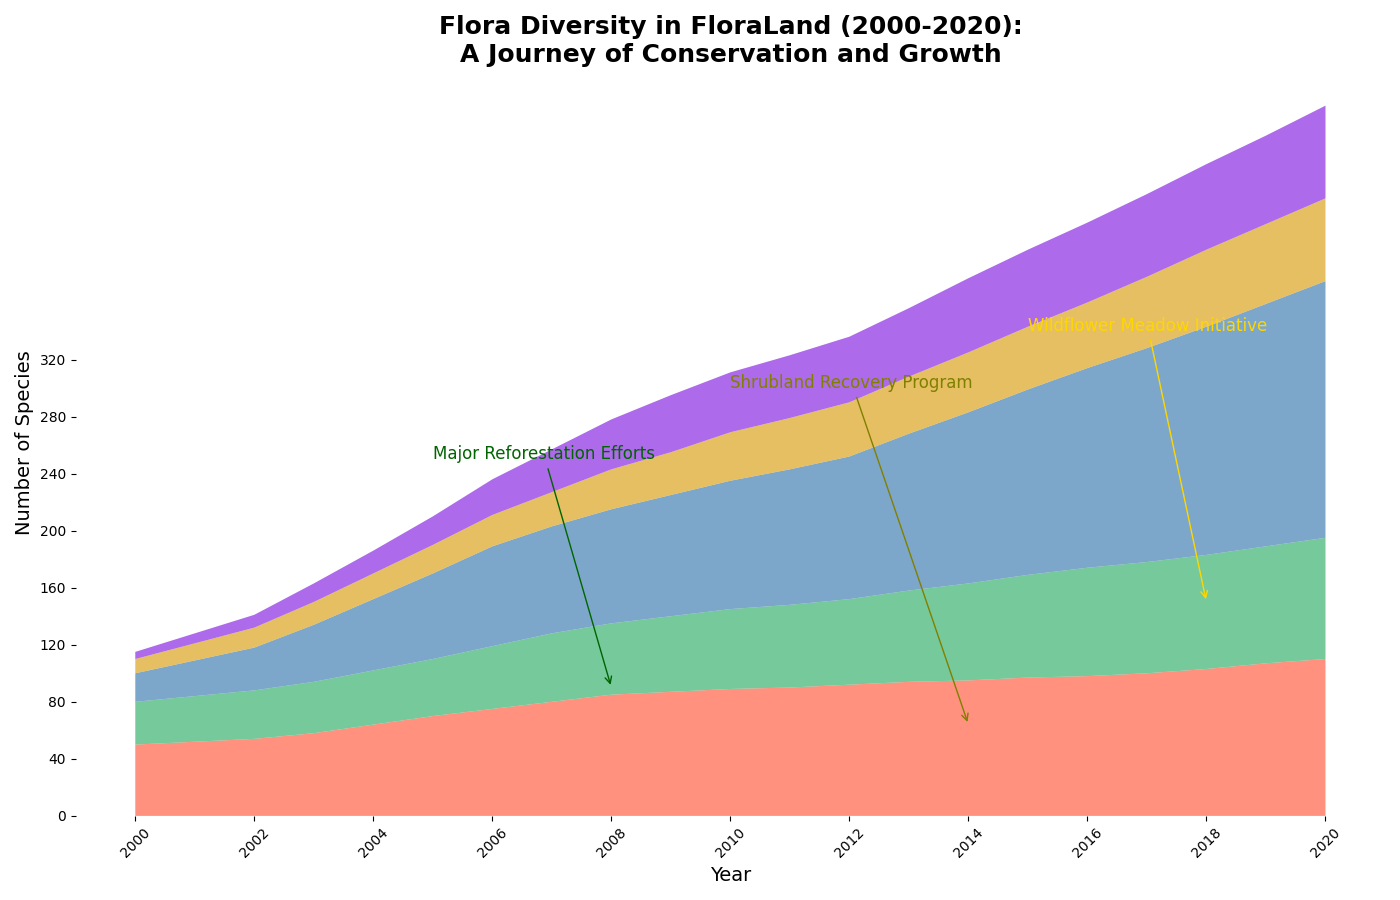

The Python source for this figure:
import matplotlib.pyplot as plt
import numpy as np

years = np.arange(2000, 2021)

trees = np.array([50, 52, 54, 58, 64, 70, 75, 80, 85, 87, 89, 90, 92, 94, 95, 97, 98, 100, 103, 107, 110])
shrubs = np.array([30, 32, 34, 36, 38, 40, 44, 48, 50, 53, 56, 58, 60, 64, 68, 72, 76, 78, 80, 82, 85])
wildflowers = np.array([20, 25, 30, 40, 50, 60, 70, 75, 80, 85, 90, 95, 100, 110, 120, 130, 140, 150, 160, 170, 180])
ferns = np.array([10, 12, 14, 16, 18, 20, 22, 24, 28, 30, 34, 36, 38, 40, 42, 44, 46, 50, 54, 56, 58])
grasses = np.array([5, 7, 9, 13, 16, 20, 25, 30, 35, 40, 42, 44, 46, 48, 52, 54, 56, 58, 60, 62, 65])

flora_data = np.vstack([trees, shrubs, wildflowers, ferns, grasses])

fig, ax = plt.subplots(figsize=(14, 9))

ax.stackplot(years, flora_data, colors=['#FF6347', '#3CB371', '#4682B4', '#DAA520', '#8A2BE2'], alpha=0.7)

ax.set_title("Flora Diversity in FloraLand (2000-2020):\nA Journey of Conservation and Growth", 
             fontsize=18, weight='bold')
ax.set_xlabel("Year", fontsize=14)
ax.set_ylabel("Number of Species", fontsize=14)
ax.set_xticks(years[::2])
ax.set_xticklabels(years[::2], rotation=45)
ax.set_yticks(np.arange(0, 321, 40))

ax.spines['top'].set_visible(False)
ax.spines['right'].set_visible(False)
ax.spines['left'].set_visible(False)
ax.spines['bottom'].set_visible(False)

ax.annotate("Major Reforestation Efforts", xy=(2008, 90), xytext=(2005, 250),
            arrowprops=dict(arrowstyle="->", connectionstyle="arc3", color='darkgreen'), fontsize=12, color='darkgreen')

ax.annotate("Shrubland Recovery Program", xy=(2014, 64), xytext=(2010, 300),
            arrowprops=dict(arrowstyle="->", connectionstyle="arc3", color='olive'), fontsize=12, color='olive')

ax.annotate("Wildflower Meadow Initiative", xy=(2018, 150), xytext=(2015, 340),
            arrowprops=dict(arrowstyle="->", connectionstyle="arc3", color='gold'), fontsize=12, color='gold')

plt.tight_layout()
plt.show()
